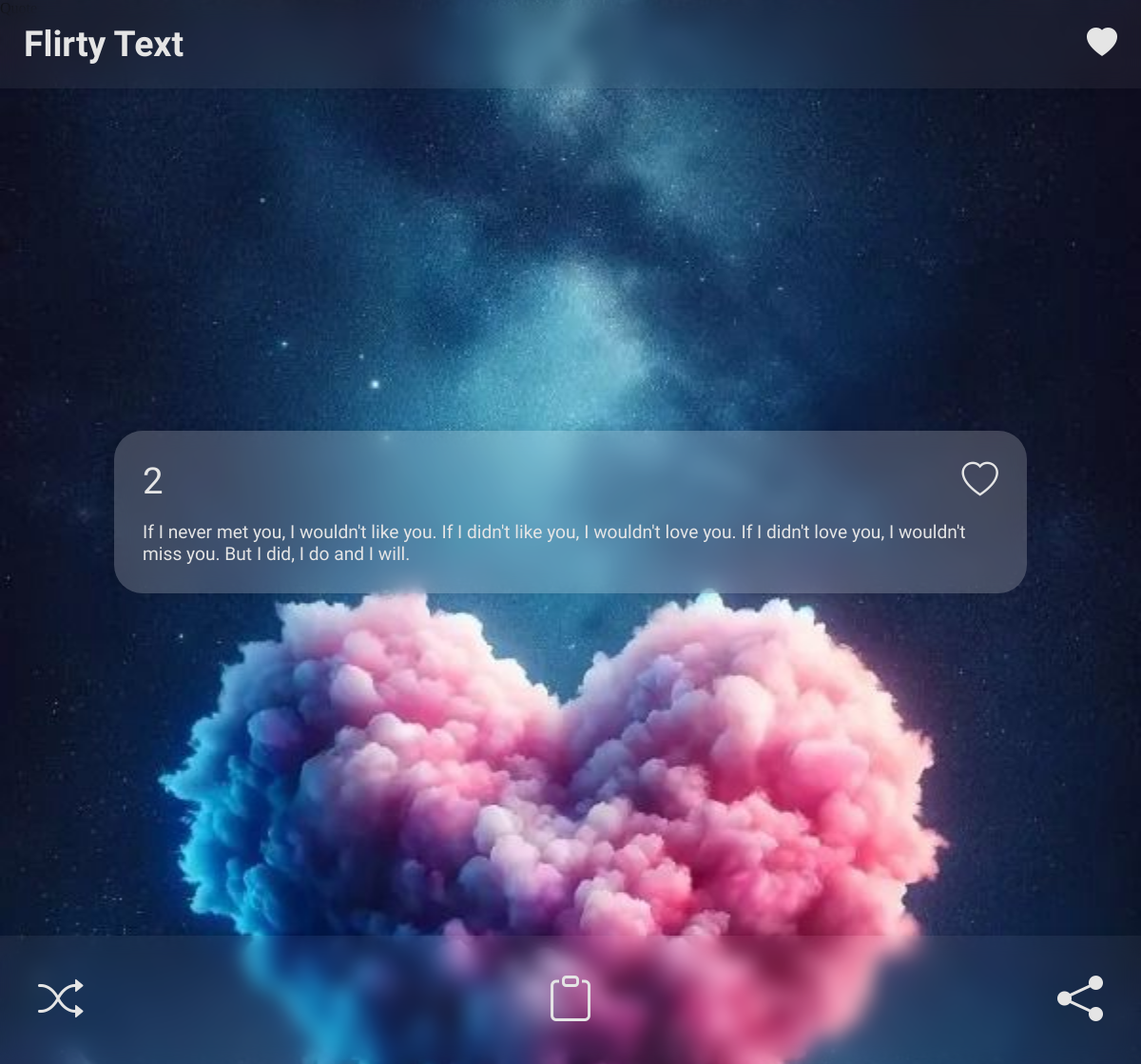
/quote-detail/2/, run on the app's committed database.
### main/models.py (models this page shows, shortened)
class Quote(models.Model):
    category:Category = models.ForeignKey(Category,on_delete=models.CASCADE)
    quote:str = models.TextField()
    favorite:bool = models.BooleanField(default=False)

### main/views.py (the view)
# urls.py: path("quote-detail/<int:q_id>/",views.quote,name="quote"),
def quote(request:HttpRequest,q_id:int) -> HttpResponse:
    quote:Quote = get_object_or_404(Quote,pk=q_id)
    return render(request,"quote.html",{"quote":quote})

### templates/quote.html (shortened to what this page needs)
{% extends "base.html" %} {% block title %} Quote {% endblock %}
{% block content %}
<main>
  <div class="quote">
    <div class="head">
      <ul>
        <li>{{ quote.id }}</li>
        <li>
          <i
            class="bi bi-heart fav"
            data-id="{{ quote.id }}"
            data-quote="{{ quote.quote }}"
          ></i>
        </li>
      </ul>
    </div>
    <p class="cliptext">{{ quote.quote }}</p>
  </div>
</main>
<footer>
  <i class="bi bi-shuffle"></i>
  <i class="bi bi-clipboard clipboard"></i>
  <i class="bi bi-share-fill sharebutton"></i>
</footer>
{% endblock %}

### static/css/style.css (style rules this page uses)
* { padding: 0; margin: 0; box-sizing: border-box; }
li { list-style: none; }
body { background-image: url("../images/background.jpg"); object-fit: cover; background-size: cover; background-position: center; min-height: 100vh; }
footer { position: sticky; top: 80vh; display: flex; justify-content: space-between; padding: 20px; font-size: 1.5em; color: #e5e5e5; width: 100%; background-color: rgba(255, 255, 255, 0.05); backdrop-filter: blur(10px); box-shadow: -10px 0 10px rgba(0, 0, 0, 0.1); }
@media (min-width: 800px) { footer { top: 85vh; padding: 40px; font-size: 3em; font-weight: 600; } }

### data on the page
Quote: id "2", quote "If I never met you, I wouldn't like you. If I didn't like you, I wouldn't love you. If I didn't love you, I wouldn't miss you. But I did, I do and I will."
